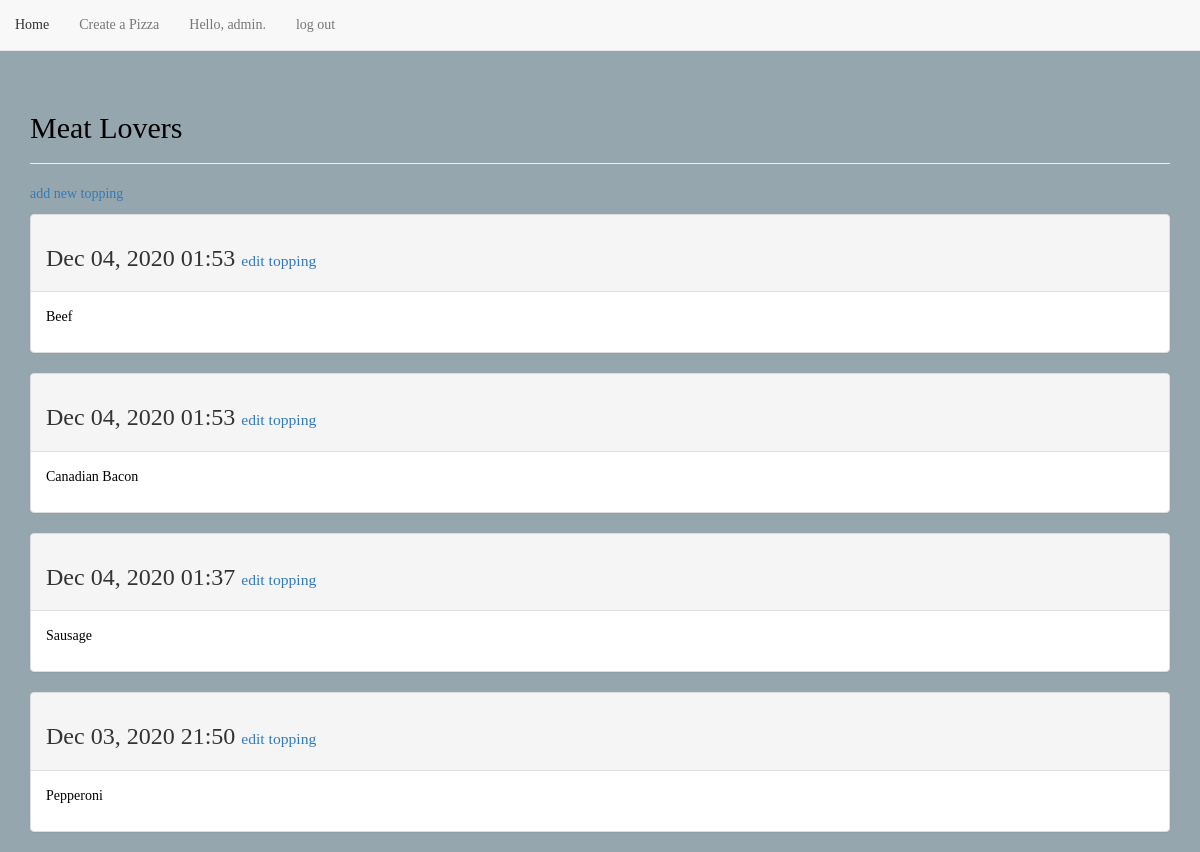
Screenshot of /pizzas/5/ (signed in) with the database file from the repository.
### pizzas/models.py (models this page shows, shortened)
class Pizza(models.Model):
    text = models.CharField(max_length=200)
    date_added = models.DateTimeField(auto_now_add=True)
    owner = models.ForeignKey(User, on_delete=models.CASCADE)

class Topping(models.Model):
    pizza = models.ForeignKey(Pizza, on_delete=models.CASCADE)
    name = models.TextField()
    date_added = models.DateTimeField(auto_now_add=True)
    class Meta:
        verbose_name_plural = 'toppings'

### pizzas/views.py (the view)
# urls.py: path('pizzas/<int:pizza_id>/',views.pizza,name='pizza'),
@login_required
def pizza(request, pizza_id):
    pizza = Pizza.objects.get(id=pizza_id)
    toppings = pizza.topping_set.order_by('-date_added')
    if pizza.owner != request.user:
        raise Http404
    context = {'pizza':pizza,'toppings':toppings}
    return render(request, 'pizzas/pizza.html',context)

### pizzas/templates/pizzas/pizza.html
{% extends "pizzas/base.html" %}
{% block header %}
    <h2>{{ pizza.text }}</h2>
{% endblock header %}
{% block content %}
<p>
    <a href="{% url 'pizzas:new_topping' pizza.id %}">add new topping</a>
</p>
{% for topping in toppings %}
    <div class="panel panel-default">
        <div class="panel-heading">
            <h3>
                {{ topping.date_added|date:'M d, Y H:i' }}
                <small>
                    <a href="{% url 'pizzas:edit_topping' topping.id %}">edit topping</a>
                </small>
            </h3>
        </div>
        <div class="panel-body">
            {{ topping.name|linebreaks }}
        </div>
    </div>
{% empty %}
    <li>There are no toppings yet.</li>
{% endfor %}
{% endblock content %}

### pizzas/templates/pizzas/base.html (shortened to what this page needs)
{% load bootstrap3 %}
<!DOCTYPE html>
<html lang="en">
    <head>
        {% bootstrap_css %}
    </head>
    <body style="background-color:#96a6af; font-family: merriweather; color:black"">
        <nav class="navbar navbar-default navbar-static-top">
                    <ul class="nav navbar-nav">
                        <li><a href="{% url 'pizzas:index' %}">Home</a></li>
                        <li><a href="{% url 'pizzas:pizzas' %}">Create a Pizza</a></li>
                        {% if user.is_authenticated %}
                            <li><a>Hello, {{ user.username }}.</a></li>
                            <li><a href="{% url 'users:logout' %}">log out</a></li>
                        {% else %}
                            <li><a href="{% url 'users:register' %}">register</a></li>
                            <li><a href="{% url 'users:login' %}">log in</a></li>
                        {% endif %}
                    </ul>
        </nav>
        <div class="container">
            <div class="page-header">
                {% block header %}{% endblock header %}
            </div>
            <div>
                {% block content %}{% endblock content %}
            </div>
        </div>
    </body>
</html>

### rows the page displays
Pizza: text "Meat Lovers"
Topping: date_added "Dec 04, 2020 01:53", name "Beef"
Topping: date_added "Dec 04, 2020 01:53", name "Canadian Bacon"
Topping: date_added "Dec 04, 2020 01:37", name "Sausage"
Topping: date_added "Dec 03, 2020 21:50", name "Pepperoni"

### other values shown
{{ user.username }} "admin"
